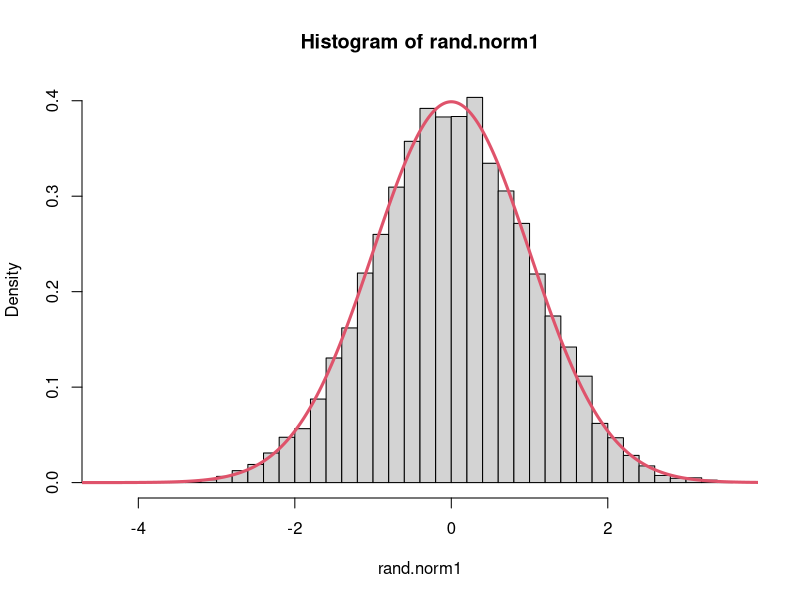
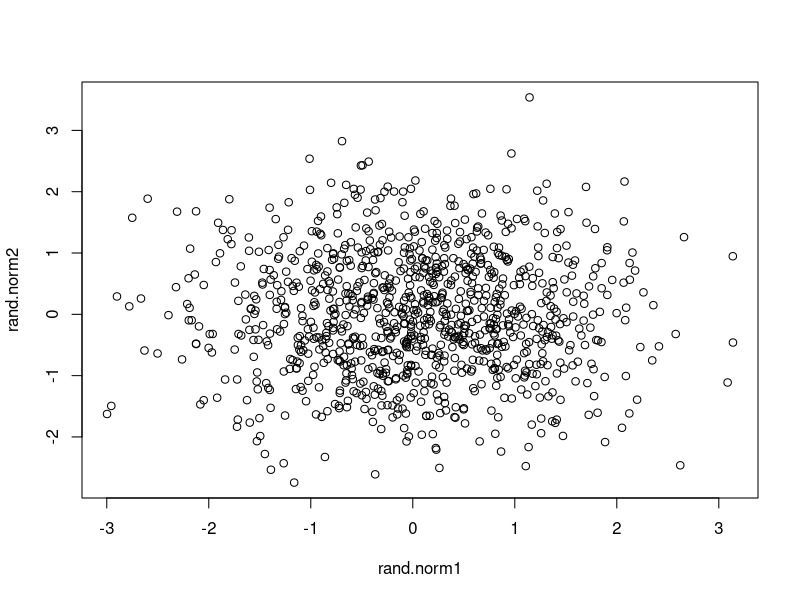
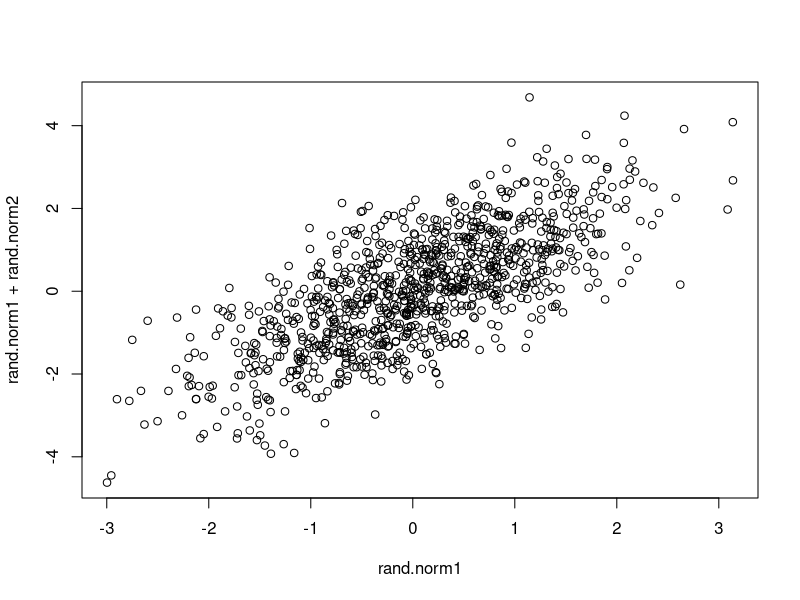
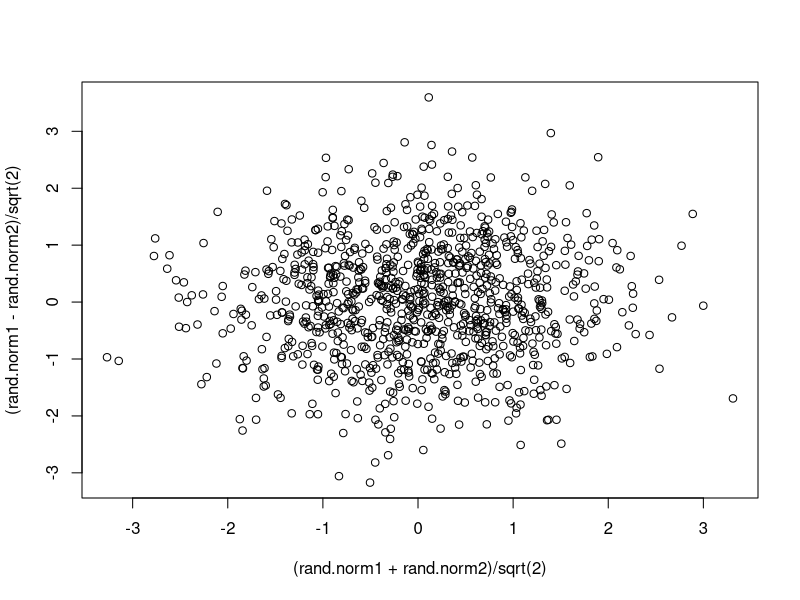

Write R code to recreate these figures, in order.
rand.unif1 <- runif(10000)
rand.unif2 <- runif(10000)

rand.norm1 <- sqrt(-2 * log(rand.unif2)) * cos(2 * pi * rand.unif1)
rand.norm2 <- sqrt(-2 * log(rand.unif2)) * sin(2 * pi * rand.unif1)

# normal distribution

hist(rand.norm1, prob = TRUE, breaks = 30)
pts <- seq(-10, 10, by = 0.01)
norm.density <- dnorm(pts)
lines(pts, norm.density, col = 2, lwd = 3)

# normal combination

rand.norm1 <- rand.norm1[1:1000]
rand.norm2 <- rand.norm2[1:1000]

plot(rand.norm1, rand.norm2)
plot(rand.norm1, rand.norm1 + rand.norm2)
plot((rand.norm1 + rand.norm2) / sqrt(2), (rand.norm1 - rand.norm2) / sqrt(2))



